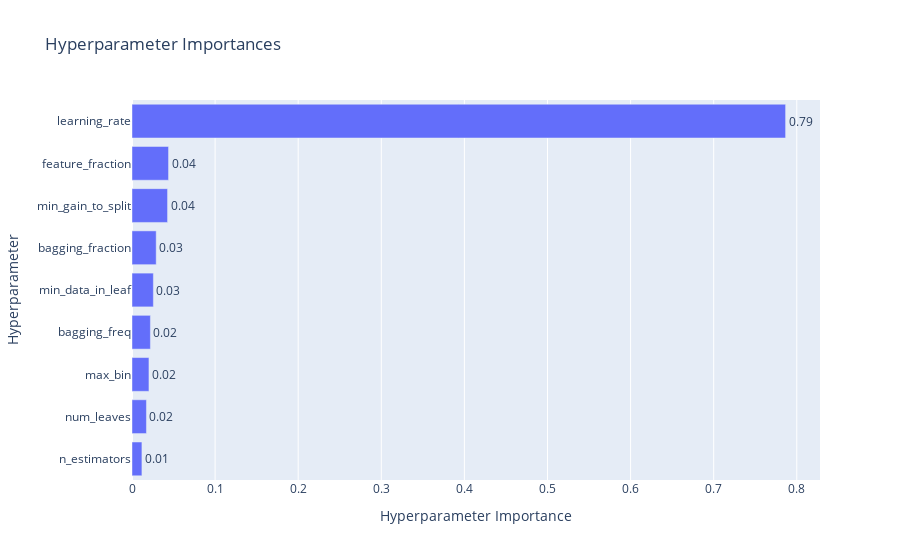

Here is the notebook cell this chart was saved with:
### Code cell
optuna.visualization.plot_param_importances(study)

### Figure 1 — Plotly figure (JSON) as saved in the notebook; plotly's stock layout.template omitted (floating-point values rounded to 4 significant figures)
{"data": [{"cliponaxis": false, "hovertemplate": ["n_estimators (IntDistribution): 0.011932657885309433<extra></extra>", "num_leaves (IntDistribution): 0.017372036980496063<extra></extra>", "max_bin (IntDistribution): 0.020401225183628736<extra></extra>", "bagging_freq (IntDistribution): 0.022148249642793518<extra></extra>", "min_data_in_leaf (IntDistribution): 0.025719682850940197<extra></extra>", "bagging_fraction (FloatDistribution): 0.02910900480593503<extra></extra>", "min_gain_to_split (FloatDistribution): 0.042795457343985<extra></extra>", "feature_fraction (FloatDistribution): 0.04398617204602145<extra></extra>", "learning_rate (FloatDistribution): 0.7865355132608907<extra></extra>"], "name": "Objective Value", "orientation": "h", "text": ["0.01", "0.02", "0.02", "0.02", "0.03", "0.03", "0.04", "0.04", "0.79"], "textposition": "outside", "type": "bar", "x": [0.01193, 0.01737, 0.0204, 0.02215, 0.02572, 0.02911, 0.0428, 0.04399, 0.7865], "y": ["n_estimators", "num_leaves", "max_bin", "bagging_freq", "min_data_in_leaf", "bagging_fraction", "min_gain_to_split", "feature_fraction", "learning_rate"]}], "layout": {"title": {"text": "Hyperparameter Importances"}, "xaxis": {"title": {"text": "Hyperparameter Importance"}}, "yaxis": {"title": {"text": "Hyperparameter"}}}}
